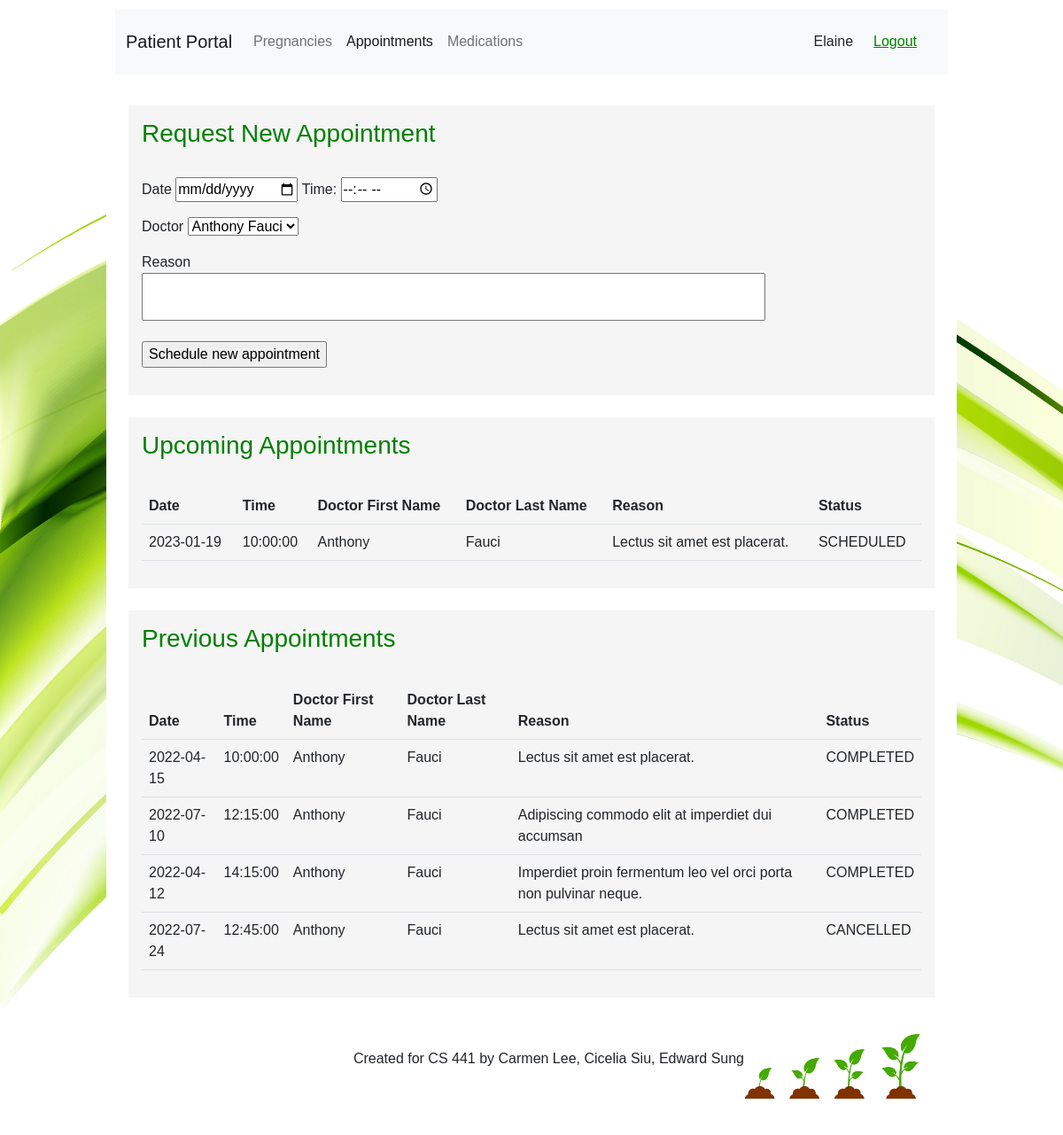
Page /html/patient/patientAppointments.php (signed in) on the committed database.
### tables this page shows
CREATE TABLE `appointments` (
  `id` int(11) UNSIGNED NOT NULL,
  `apptDate` date NOT NULL,
  `apptTime` time NOT NULL,
  `status` enum('COMPLETED','REQUESTED','SCHEDULED','CANCELLED') NOT NULL DEFAULT 'REQUESTED',
  `patientId` int(11) NOT NULL,
  `doctorId` int(11) NOT NULL,
  `reason` varchar(255) NOT NULL DEFAULT 'No reason provided'
);

CREATE TABLE `Users` (
  `id` int(11) UNSIGNED NOT NULL,
  `first_name` varchar(255) DEFAULT NULL,
  `last_name` varchar(255) DEFAULT NULL,
  `email` varchar(255) DEFAULT NULL,
  `userpassword` varchar(64) NOT NULL,
  `role` enum('ADMIN','DOCTOR','PATIENT') DEFAULT NULL,
  `username` varchar(255) NOT NULL,
  `assigned_doctorId` int(11) DEFAULT NULL,
  `birthdate` date DEFAULT NULL,
  `phone` varchar(255) DEFAULT NULL,
  `address` varchar(255) DEFAULT NULL,
  `emerCon_name` varchar(255) DEFAULT NULL,
  `emerCon_phone` varchar(255) DEFAULT NULL,
  `emerCon_relation` varchar(255) DEFAULT NULL
);

### html/patient/patientAppointments.php (the view, shortened to what this page needs)
<!DOCTYPE html>
<html lang="en">
<head>
  <link href="https://cdn.jsdelivr.net/npm/bootstrap@5.2.2/dist/css/bootstrap.min.css" rel="stylesheet" />
  <link rel="stylesheet" href="../../css/style.css?v=<?php echo time(); ?>" />
</head>
<body>
  <?php
  $sessionUserId = $_SESSION['sessionUserId'];
  $sessionFirstName = $_SESSION['sessionFirstName'];
  $sessionLastName = $_SESSION['sessionLastName'];
  ?>
  <div class="body">
    <header>
      <nav class="navbar navbar-expand-lg navbar-light bg-light justify-content-center nav-fill">
        <div class="container-fluid">
          <a class="navbar-brand mb-0 h1" href="patientPortal.php">Patient Portal</a>
          <div class="collapse navbar-collapse" id="navbarNavAltMarkup">
            <div class="navbar-nav me-auto">
              <a class="nav-link" href="patientPregnancies.php">Pregnancies</a>
              <a class="nav-link active" href="patientAppointments.php">Appointments</a>
              <a class="nav-link" href="patientMedications.php">Medications</a>
            </div>
            <?php echo $sessionFirstName . " " . $sessionLastName; ?>
            <button type="button" class="btn btn-light logout-btn" style="float: right;"><a href="../logout.php">Logout</a></button>
          </div>
        </div>
      </nav>
    </header>
    <section>
      <h3>Request New Appointment</h3>
      <br>
      <form name="frmContact" method="post" action="../AddAppointment.php">
        <p>
          <label for="date">Date</label>
          <input type="date" name="inputDate" id="inputDate" required>
          <label for="time">Time:</label>
          <input type="time" id="inputTime" name="inputTime">
        </p>
        <p>
          <label for="doctor">Doctor</label>
          <select name="inputDoctor" required>
            <?php
            $conn = mysqli_connect("localhost", "root", "", "pregnancy");
            $sql = "SELECT id,first_name,last_name FROM users WHERE role='DOCTOR'";
            $result = mysqli_query($conn, $sql);
            $resultsArray = mysqli_fetch_all($result);
            for ($i = 0; $i < sizeof($resultsArray); $i++) {
              $doctorId = $resultsArray[$i][0];
              $fullName = $resultsArray[$i][1] . ' ' . $resultsArray[$i][2];
              echo '<option value="', $doctorId, '">', $fullName, '</option>';
            }
            ?>
          </select>
        </p>
        <p>
          <label for="Reason">Reason</label> <br>
          <textarea type="text" name="inputReason" id="inputReason"></textarea>
        </p>
        <p>
          <input type="submit" name="Submit" id="Submit" value="Schedule new appointment">
        </p>
      </form>
    </section>
    <section style="overflow-x: scroll">
      <h3>Upcoming Appointments</h3>
      <br>
      <?php
      $sql_apt = "SELECT apptDate,apptTime,doctorId,reason,status FROM appointments WHERE patientId=$sessionUserId and status='SCHEDULED'";
      $result_apt = mysqli_query($conn, $sql_apt);
      $resultsArray_apt = mysqli_fetch_all($result_apt);
      ?>
      <table class="table table-hover">
        <thead>
          <tr>
            <th scope="col">Date</th>
            <th scope="col">Time</th>
            <th scope="col">Doctor First Name</th>
            <th scope="col">Doctor Last Name</th>
            <th scope="col">Reason</th>
            <th scope="col">Status</th>
          </tr>
        </thead>
        <tbody>
          <?php
          for ($i = 0; $i < sizeof($resultsArray_apt); $i++) {
            echo "<tr>";
            for ($j = 0; $j < 5; $j++) {
              if ($j == 2) {
                $doctorId = $resultsArray_apt[$i][2];
                $sql = "SELECT first_name,last_name FROM Users WHERE id=$doctorId";
                $result = mysqli_query($conn, $sql);
                $resultArray = mysqli_fetch_all($result);
                echo "<td>", $resultArray[0][0], "</td>";
                echo "<td>", $resultArray[0][1], "</td>";
                $j += 1;
              }
              echo "<td>", $resultsArray_apt[$i][$j], "</td>";
            }
            echo "</tr>";
          }
          echo "</tbody>", "</table>";
          ?>
    </section>
    <section style="overflow-x: scroll">
      <h3>Previous Appointments</h3>
      <br>
      <?php
      $sql_apt = "SELECT apptDate,apptTime,doctorId,reason,status FROM appointments WHERE patientId=$sessionUserId and (status='COMPLETED' or status='CANCELLED')";
      $result_apt = mysqli_query($conn, $sql_apt);
      $resultsArray_apt = mysqli_fetch_all($result_apt);
      ?>
      <table class="table table-hover">
        <thead>
          <tr>
            <th scope="col">Date</th>
            <th scope="col">Time</th>
            <th scope="col">Doctor First Name</th>
            <th scope="col">Doctor Last Name</th>
            <th scope="col">Reason</th>
            <th scope="col">Status</th>
          </tr>
        </thead>
        <tbody>
          <?php
          for ($i = 0; $i < sizeof($resultsArray_apt); $i++) {
            echo "<tr>";
            for ($j = 0; $j < 5; $j++) {
              if ($j == 2) {
                $doctorId = $resultsArray_apt[$i][2];
                $sql = "SELECT first_name,last_name FROM Users WHERE id=$doctorId";
                $result = mysqli_query($conn, $sql);
                $resultArray = mysqli_fetch_all($result);
                echo "<td>", $resultArray[0][0], "</td>";
                echo "<td>", $resultArray[0][1], "</td>";
                $j += 1;
              }
              echo "<td>", $resultsArray_apt[$i][$j], "</td>";
            }
            echo "</tr>";
          }
          echo "</tbody>", "</table>";
          ?>
    </section>
    <section class="footer d-flex align-self-center">
      <p>
        Created for CS 441 by Carmen Lee, Cicelia Siu, Edward Sung
      </p>
      <img id="footer-img" src="../../imgs/sprout.jpg" alt="Sprout!">
    </section>
  </div>
</body>
</html>

### css/style.css (style rules this page uses)
body { font-family: 'Noto Sans JP', sans-serif; background-image: url("../imgs/login-bg.jpg"); background-size:cover; background-repeat:no-repeat; background-attachment: fixed; display: flex; justify-content: center; align-items: center; }
header { background-color: white; padding: 10px; text-align: center; }
.body { background-color: white; width: 80%; min-width: 40vw; max-width: 80vw; min-height: 100vh; }
section { background-color: whitesmoke; margin: 25px; padding: 15px; }
textarea { width: 80%; resize: none; }
.footer { background-color: white; text-align: right; display: flex; justify-content: right; align-items: center; }
#footer-img { width:200px; }
a, h3 { color: green; }
.logout-btn { margin: 10px; }

### rows in the picture
appointments: apptDate "2023-01-19", apptTime "10:00:00", reason "Lectus sit amet est placerat.", status "SCHEDULED"
users: first_name "Anthony", last_name "Fauci"
appointments: apptDate "2022-04-15", apptTime "10:00:00", reason "Lectus sit amet est placerat.", status "COMPLETED"
appointments: apptDate "2022-07-10", apptTime "12:15:00", reason "Adipiscing commodo elit at imperdiet dui accumsan", status "COMPLETED"
appointments: apptDate "2022-04-12", apptTime "14:15:00", reason "Imperdiet proin fermentum leo vel orci porta non pulvinar neque.", status "COMPLETED"
appointments: apptDate "2022-07-24", apptTime "12:45:00", reason "Lectus sit amet est placerat.", status "CANCELLED"

### other values in the picture
$sessionFirstName "Elaine"
form field inputDoctor "Anthony Fauci"
